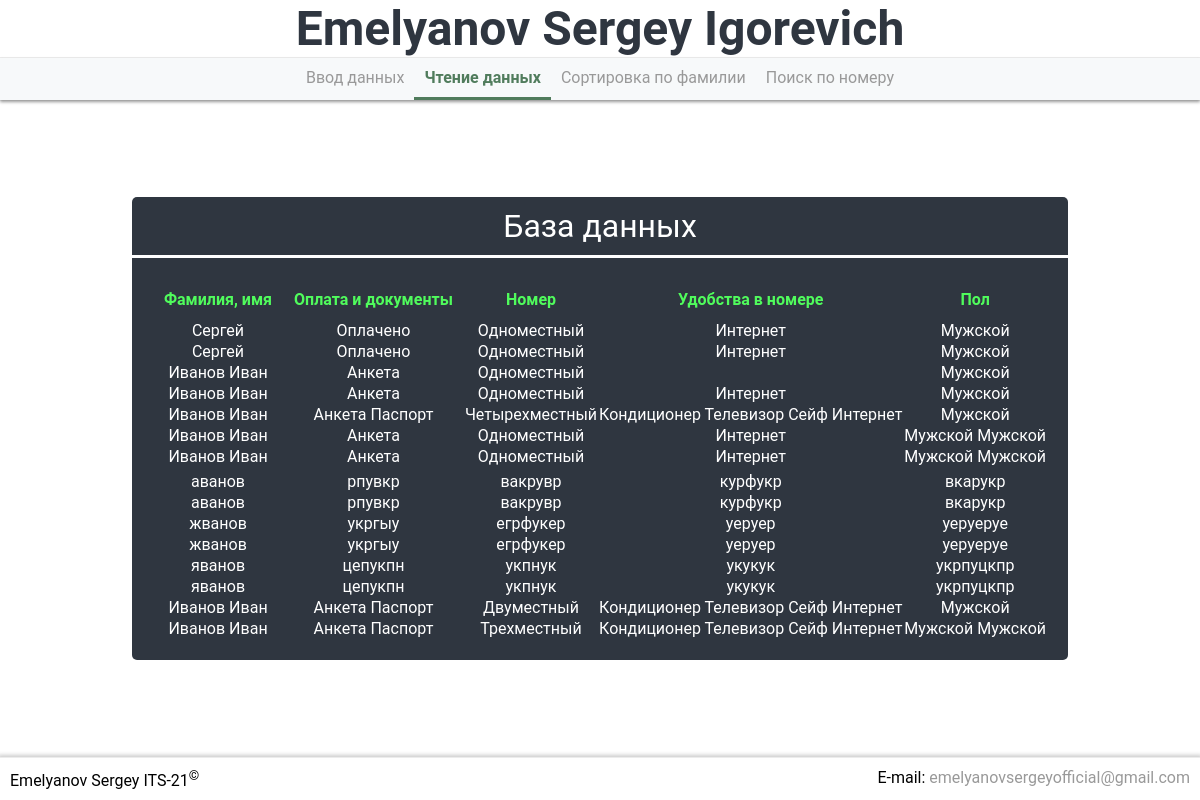
The app's page /kr2/read.php, older data.
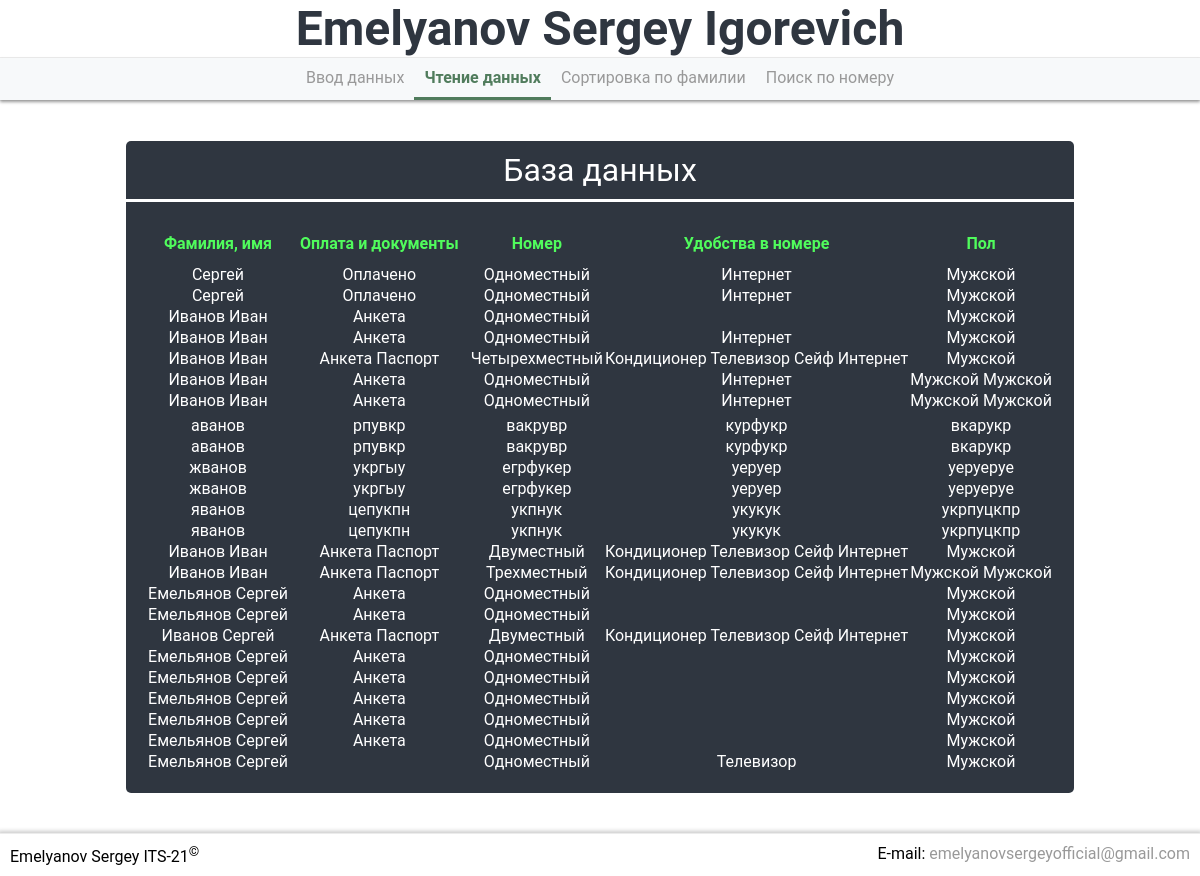
The same page, newer data.
### tables this page shows
CREATE TABLE IF NOT EXISTS `hotel` (
  `id` int(11) unsigned NOT NULL AUTO_INCREMENT,
  `name` varchar(255) DEFAULT NULL,
  `doc` varchar(255) DEFAULT NULL,
  `nomer` varchar(255) DEFAULT NULL,
  `udobstva` varchar(255) DEFAULT NULL,
  `pol` varchar(255) DEFAULT NULL,
  PRIMARY KEY (`id`)
);

### kr2/read.php (the view, shortened to what this page needs)
<!DOCTYPE HTML>
<html lang="en">
<head>
    <link rel="stylesheet" href="style.css">
</head>
<body>
<header>
    <p class="title">Emelyanov Sergey Igorevich</p>
    <nav>
        <ul class="mainMenu">
            <li><a href="add.php">Ввод данных</a></li>
            <li class="active"><a href="read.php">Чтение данных</a></li>
            <li><a href="sort.php">Сортировка по фамилии</a></li>
            <li><a href="search.php">Поиск по номеру</a></li>
        </ul>
    </nav>
</header>
<main>
    <?php
    $host = 'localhost';
    $user = 'root';
    $password = 'usbw';
    $db_name = 'test';
    $link = mysqli_connect($host, $user, $password, $db_name);
    mysqli_query($link, "SET NAMES 'utf8' COLLATE 'utf8_general_ci'");
    mysqli_query($link, "SET CHARACTER SET 'utf8'");
    mysqli_set_charset($link, 'utf8');
    $table = 'hotel';
    $result = mysqli_query($link, "SELECT*FROM " . $table . " WHERE id > 0") or die(mysqli_error($link));
    $table = "<table>";
    $table .= "<caption>База данных</caption>";
    $table .= "<tr>";
    $table .= "<th>Фамилия, имя</th>";
    $table .= "<th>Оплата и документы</th>";
    $table .= "<th>Номер</th>";
    $table .= "<th>Удобства в номере</th>";
    $table .= "<th>Пол</th>";
    $table .= "</tr>";
    $rows = mysqli_num_rows($result);
    for ($i = 0; $i < $rows; ++$i) {
        $row = mysqli_fetch_row($result);
        $table .= "<tr>";
        for ($j = 1; $j < 6; ++$j) $table .= "<td>$row[$j]</td>";
        $table .= "</tr>";
    }
    $table .= "</table>";
    echo $table;
    ?>
</main>
<footer>
    <span>Emelyanov Sergey ITS-21<sup>&#169;</sup></span>
    <span>
            E-mail:
            <a href="mailto: emelyanovsergeyofficial@gmail.com" target="_blank" title="Emelyanov Sergey">
                emelyanovsergeyofficial@gmail.com
            </a>
        </span>
</footer>
</body>
</html>

### kr2/style.css (style rules this page uses)
* { transition: 0.4s; }
* { margin: 0; padding: 0; }
html { font-family: 'Roboto', sans-serif; }
html, body { height: 100%; }
body { display: flex; flex-direction: column; height: 100%; }
header { display: flex; flex-direction: column; background-color: white; border-bottom: 1px solid #ececec; }
a { text-decoration: none; color: #999999; transition: 0.2s; }
.title { margin: 0; display: flex; flex-direction: row; justify-content: center; color: #cccccc; font-weight: bold; font-size: 3em; border-bottom: 1px solid #ececec; }
.mainMenu { list-style: none; margin: 0; display: flex; flex-flow: row; justify-content: center; background-color: #f7f9fa; box-shadow: 0 2px 3px 0 #999; }
.mainMenu li { padding: 10px 5px 10px 5px; }
.mainMenu li a { padding: inherit; }
li.active { border-bottom: 3px solid #507c5c; }
li.active a { color: #507c5c; font-weight: bold; }
main { display: flex; flex-direction: column; justify-content: center; align-items: center; padding: 20px; flex: 1 0 auto; }
footer { padding: 10px; border-top: 1px solid #ececec; box-shadow: 0 0 4px 2px #ccc; display: flex; flex-direction: row; justify-content: space-between; flex: 0 0 auto; }
table { padding: 20px; margin: 20px; border-radius: 0 0 5px 5px; background: #2f3640; color: white; text-align: center; cursor: pointer; }
th { padding: 10px 10px; color: #50fc5c; }
caption { padding: 10px; color: white; font-size: 2em; background: #2f3640; border-radius: 5px 5px 0 0; border-bottom: 3px solid white; transition: 0.4s; }

Row changes from the older to the newer data that the page shows:
added hotel: name "Емельянов Сергей", doc "Анкета", nomer "Одноместный", pol "Мужской"
added hotel: name "Емельянов Сергей", doc "Анкета", nomer "Одноместный", pol "Мужской"
added hotel: name "Иванов Сергей", doc "Анкета Паспорт", nomer "Двуместный", udobstva "Кондиционер Телевизор Сейф Интернет", pol "Мужской"
added hotel: name "Емельянов Сергей", doc "Анкета", nomer "Одноместный", pol "Мужской"
added hotel: name "Емельянов Сергей", doc "Анкета", nomer "Одноместный", pol "Мужской"
added hotel: name "Емельянов Сергей", doc "Анкета", nomer "Одноместный", pol "Мужской"
added hotel: name "Емельянов Сергей", doc "Анкета", nomer "Одноместный", pol "Мужской"
added hotel: name "Емельянов Сергей", doc "Анкета", nomer "Одноместный", pol "Мужской"
added hotel: name "Емельянов Сергей", nomer "Одноместный", udobstva "Телевизор", pol "Мужской"
